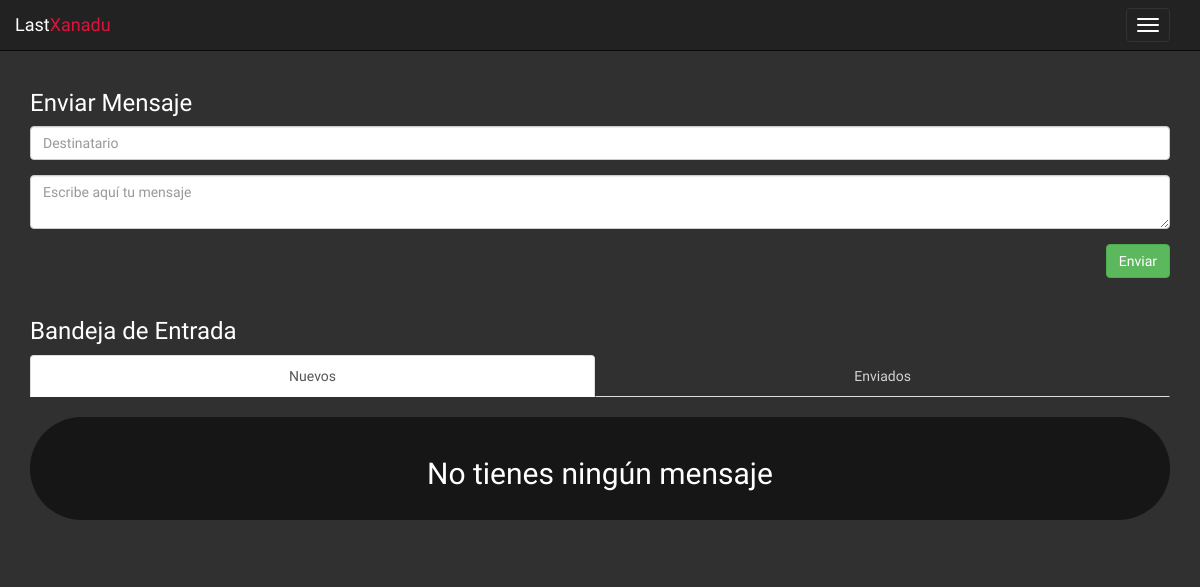
Before: /messages.php (signed in) with the older database file.
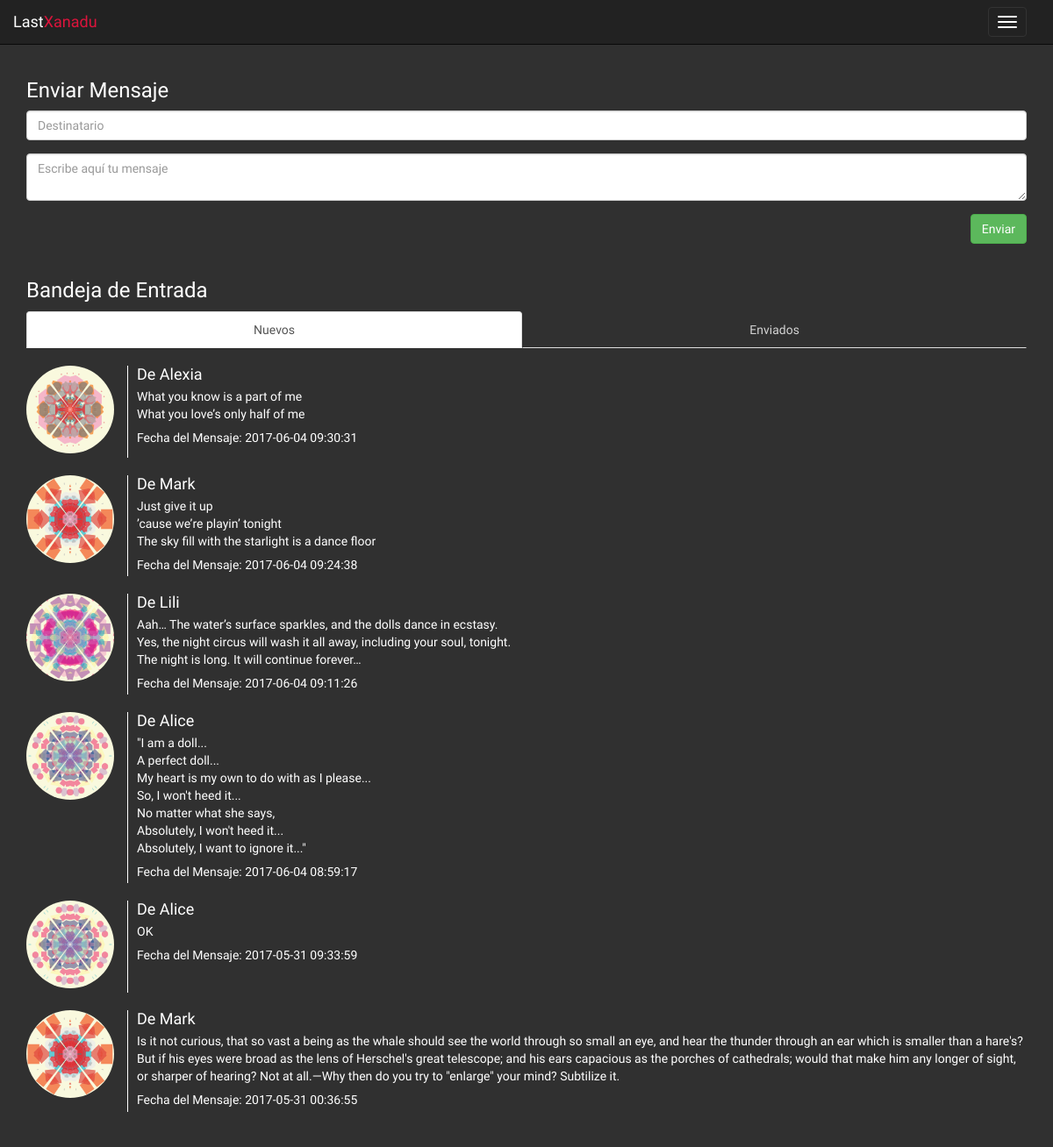
After: the same page with the newer database file.
### tables this page shows
CREATE TABLE IF NOT EXISTS `messages` (
  `message_id` int(11) NOT NULL AUTO_INCREMENT,
  `message_sender` int(11) NOT NULL,
  `message_receiver` int(11) NOT NULL,
  `message_body` text NOT NULL,
  `message_date` timestamp NOT NULL DEFAULT CURRENT_TIMESTAMP ON UPDATE CURRENT_TIMESTAMP,
  PRIMARY KEY (`message_id`),
  KEY `emisor` (`message_sender`),
  KEY `receptor` (`message_receiver`)
);

CREATE TABLE IF NOT EXISTS `users` (
  `user_id` int(11) NOT NULL AUTO_INCREMENT,
  `user_name` varchar(20) NOT NULL,
  `user_avatar` varchar(255) NOT NULL,
  `user_description` varchar(500) NOT NULL,
  `user_type` enum('Illustrator','Composer','Admin') NOT NULL,
  `user_following` text NOT NULL,
  `user_followers` text NOT NULL,
  `user_email` varchar(40) NOT NULL,
  `user_pass` varchar(255) NOT NULL,
  `user_favourites` text NOT NULL,
  PRIMARY KEY (`user_id`)
);

### includes/functions.php (the view, shortened to what this page needs)
<?php
function get_user_from_id($mysqli, $id){
	$query = "SELECT * FROM users WHERE user_id='$id'";
	$resultado = $mysqli->query($query) or die ($mysqli->error. " en la línea ".(__LINE__-1));
	$stuff = $resultado->fetch_assoc();
	return $stuff;
}
function get_messages($mysqli, $usuario){
	$query = "SELECT * FROM messages WHERE message_receiver='$usuario' ORDER BY message_date DESC";
	$resultado = $mysqli->query($query) or die ($mysqli->error. " en la línea ".(__LINE__-1));
	$rows = mysqli_num_rows($resultado);
	if($rows > 0){
		while ($mensaje = $resultado->fetch_assoc()) {
			$sender = get_user_from_id($mysqli, $mensaje["message_sender"]);
			echo '
			<div class="row section">
				<div class="col-md-12 message">
					<div class="media">
						<div class="media-left">
							<a href="user.php?id='.$sender['user_id'].'"><img alt="Imagen de Amigo" src="'.$sender['user_avatar'].'" class="img-circle media-object"></a>
						</div>
						<div class="media-body media-right">
							<h4 class="media-heading">De '.$sender['user_name'].'</h4>
							<p>'.nl2br($mensaje["message_body"]).'</p>
							<h5 class="media-heading"> Fecha del Mensaje: '.$mensaje["message_date"].'</h5>
						</div>
					</div>
				</div>
			</div>
			';
		}
	} else {
		echo '
		<div class="row section something-bad" style="text-align:center;">
			<h2> No tienes ningún mensaje </h2>
		</div>
		';
	}
}
?>

### messages.php (shortened to what this page needs)
<?php
require('includes/db.php');
?>
<!DOCTYPE html>
<html lang="es">
<head>
	<?php require "includes/head.php"; ?>
	<link rel="stylesheet" type="text/css" href="css/profile-view.css">
	<link rel="stylesheet" type="text/css" href="css/messages.css">
</head>
<body>
	<?php require "includes/navbar.php"; ?>
	<?php require "includes/functions.php"; ?>
	<div class="container">
		<?php
		if (!isset($_SESSION['username'])) {
			echo '
			<div class="container-fluid">
				<div class="row section something-bad"">
					<h2> Debes estar registrado y haber iniciado sesión para poder ver / enviar mensajes </h2>
				</div>
			</div>
			';
		} else {
			?>
			<div class="row section">
				<div class="col-lg-12">
					<h3>Enviar Mensaje</h3>
				</div>
				<form <?php echo 'class="form-horizontal" action="'.$_SERVER['PHP_SELF'].'" method="post"'; ?>>
					<div class="col-lg-12">
						<div class="form-group">
							<div class="col-md-12">
								<input class="form-control" type="text" id="receptor" name="receptor" required="required" placeholder="Destinatario" maxlength="20">
							</div>
						</div>
						<div class="form-group">
							<div class="col-md-12">
								<textarea class="form-control" name="mensaje" required="required" id="mensajes" placeholder="Escribe aquí tu mensaje" maxlength="500"></textarea>
							</div>
						</div>
					</div>
					<div class="col-md-12">
						<input type="submit" name="submit" value="Enviar" class="btn btn-success">
					</div>
				</form>
			</div>
			<div class="row section">
				<div class="col-lg-12">
					<h3>Bandeja de Entrada</h3>
				</div>
				<div class="col-lg-12">
					<ul class="nav nav-tabs nav-justified">
						<li class="active"><a data-toggle="tab" href="#new">Nuevos</a></li>
						<li><a data-toggle="tab" href="#sent">Enviados</a></li>
					</ul>
					<div class="tab-content">
						<div id="new" class="tab-pane fade in active user-posts">
							<?php get_messages($mysqli, $_SESSION['user_id']);	?>
						</div>
					</div>
				</div>
			</div>
			<?php
		} ?>
	</div>
</body>
</html>

### includes/head.php (shortened to what this page needs)
<link rel="stylesheet" href="https://maxcdn.bootstrapcdn.com/bootstrap/3.3.7/css/bootstrap.min.css">
<link rel="stylesheet" type="text/css" href="css/body-style.css">

### includes/navbar.php (shortened to what this page needs)
<nav class="navbar navbar-inverse navbar-fixed-top">
	<div class="container-fluid">
		<div class="navbar-header">
			<button type="button" class="navbar-toggle" data-toggle="collapse" data-target="#myNavbar">
				<span class="icon-bar"></span>
				<span class="icon-bar"></span>
				<span class="icon-bar"></span>
			</button>
			<a class="navbar-brand" href="index.php">Last<span>Xanadu</span></a>
		</div>
	</div>
</nav>

### css/body-style.css (style rules this page uses)
a { color: gray; display: inline-block; }
body { margin-top:75px; background: url('../img/silkbrush8.png'); background-repeat: no-repeat; background-color: #303030; background-attachment: fixed; color: white; }
body > nav { font-family: 'Muli', sans-serif; }
.navbar span { color: crimson; }
.section { margin-top: 20px; margin-bottom: 20px; }
@media (max-width: 1200px) { .navbar-header { float: none; } }
@media (max-width: 1200px) { .navbar-toggle { display: block; } }
@media (max-width: 1200px) { .navbar-fixed-top { top: 0; border-width: 0 0 1px; } }
.something-bad { padding: 20px; color: white; margin-left: 0; margin-right: 0; background-color: #171616; text-align: center; font-size: 24px; border-radius: 100px; }

### css/profile-view.css (style rules this page uses)
.user-posts { margin-top: 20px; }
.user-posts .media-body { vertical-align: middle; }
.media-left { padding-right: 15px; border-right: 1px solid #fff; }
.container { font-family: 'Muli', sans-serif; }
.nav-tabs > li > a { color: lightgray; }

### css/messages.css (style rules this page uses)
body { margin-top: 50px; }
.message img { width: 100px; }
.message .media-body { vertical-align: top; }
input[type=submit] { float: right; }

Changed rows visible on the page:
added messages: users.user_avatar (picture), users.user_name "Alexia", message_body "What you know is a part of me What you love’s only half of me", message_date "2017-06-04 09:30:31"
added messages: users.user_avatar (picture), users.user_name "Mark", message_body "Just give it up ’cause we’re playin’ tonight The sky fill with the starlight is a dance floor", message_date "2017-06-04 09:24:38"
added messages: users.user_avatar (picture), users.user_name "Lili", message_body "Aah… The water’s surface sparkles, and the dolls dance in ecstasy. Yes, the night circus will wash it all away, including your soul, tonight. The night is long. It will continue forever…", message_date "2017-06-04 09:11:26"
added messages: users.user_avatar (picture), users.user_name "Alice", message_body "\"I am a doll... A perfect doll... My heart is my own to do with as I please... So, I won't heed it... No matter what she says, Absolutely, I won't heed it... Absolutely, I want to ignore it...\"", message_date "2017-06-04 08:59:17"
added messages: users.user_avatar (picture), users.user_name "Alice", message_body "OK", message_date "2017-05-31 09:33:59"
added messages: users.user_avatar (picture), users.user_name "Mark", message_body "Is it not curious, that so vast a being as the whale should see the world through so small an eye, and hear the thunder through an ear which is smaller than a hare's? But if his eyes were broad as the lens of Herschel's great telescope; and his ears capacious as the porches of cathedrals; would that make him any longer of sight, or sharper of hearing? Not at all.—Why then do you try to \"enlarge\" your mind? Subtilize it.", message_date "2017-05-31 00:36:55"
Other visible differences:
text no longer shown: "No tienes ningún mensaje"
